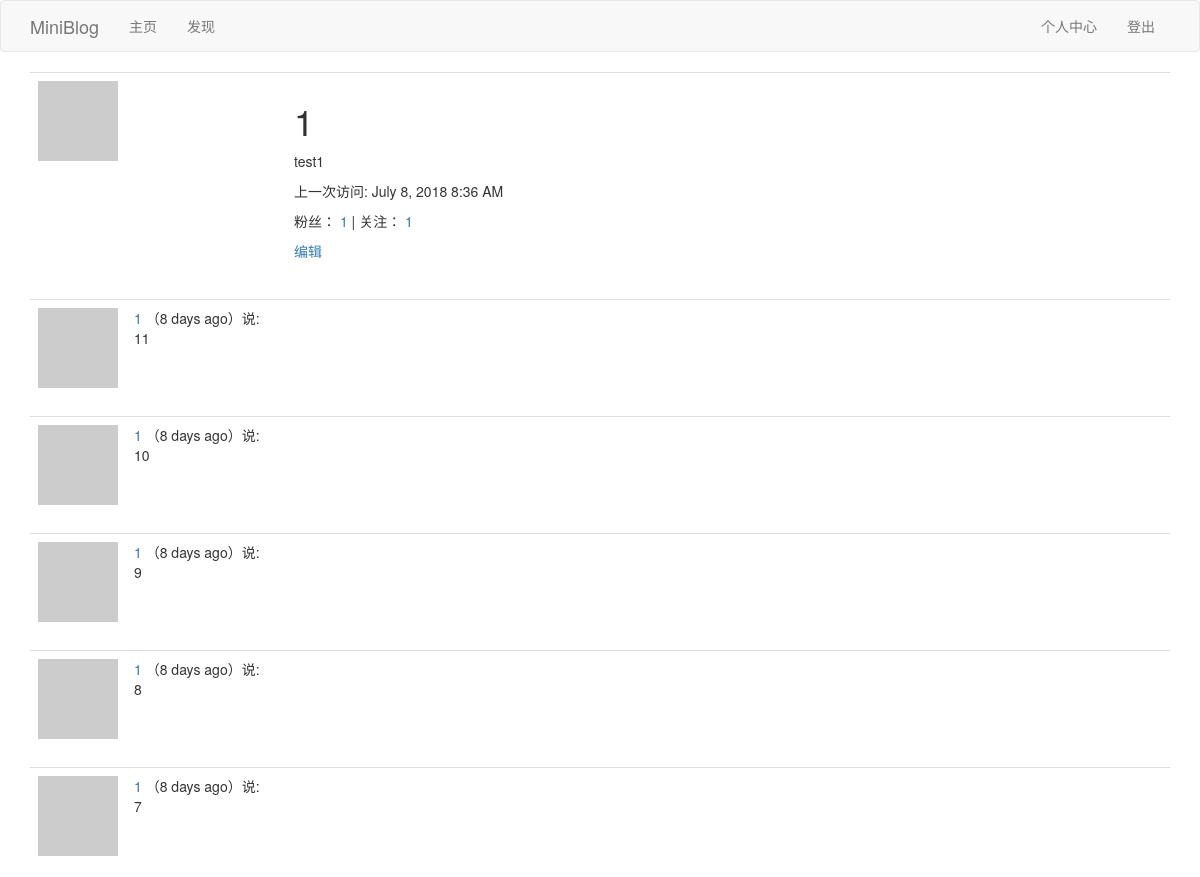
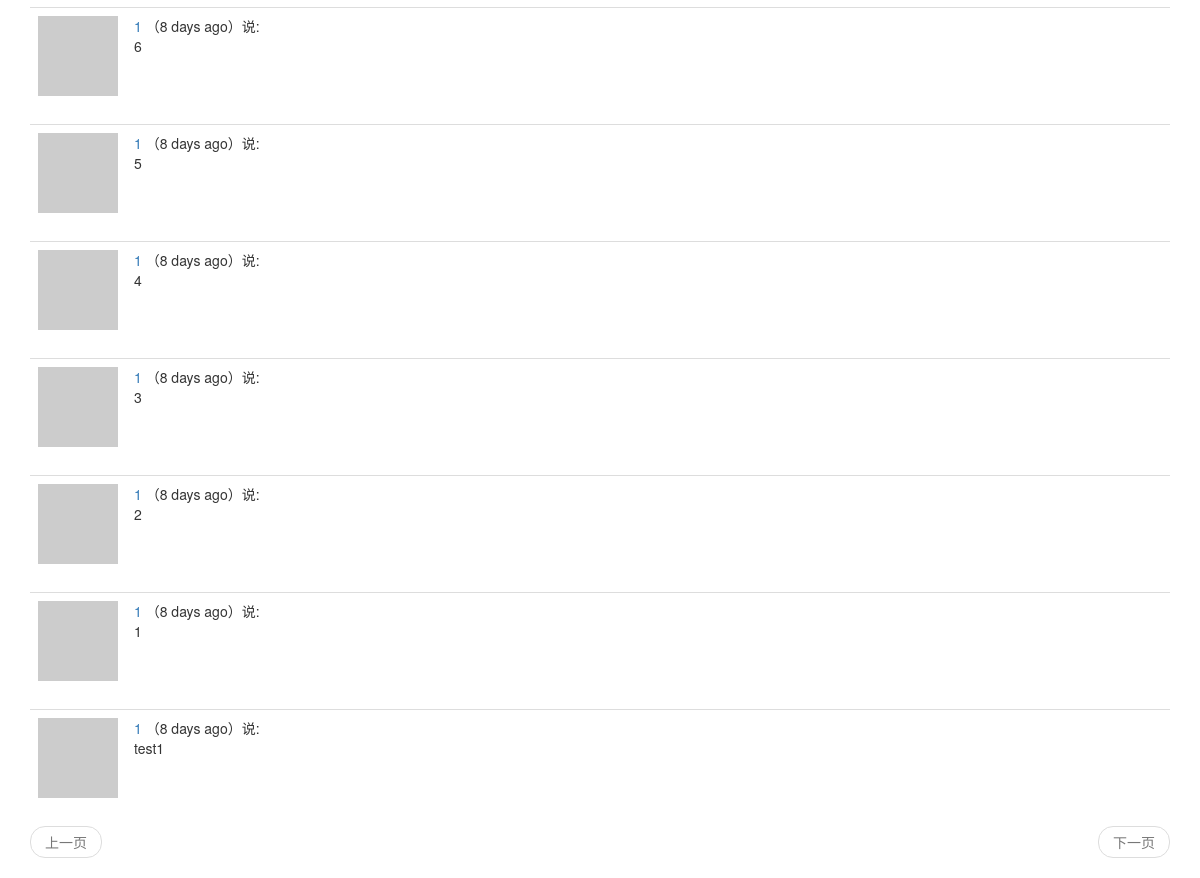
/user/1 (signed in), run on the app's committed database (2 pictures, top to bottom).
### app/models.py (models this page shows, shortened)
class User(UserMixin,db.Model):
	__tablename__ = 'user'
	id = db.Column(db.Integer,primary_key=True)
	username = db.Column(db.String(64),index=True,unique=True)
	email = db.Column(db.String(64),index=True,unique=True)
	password_hash = db.Column(db.String(128))
	posts = db.relationship('Post',backref='author',lazy='dynamic')
	about_me = db.Column(db.String(140))
	last_seen = db.Column(db.DateTime,default=datetime.utcnow)
	def __repr__(self):
		return '<User {}'.format(self.username)
	__str__ = __repr__
	def avatar(self,size):
		digest = md5(self.email.lower().encode('utf-8')).hexdigest()
		return r'https://www.gravatar.com/avatar/{}?d=identicon&s={}'.format(digest,size)
	thumbed = db.relationship('Post',secondary=thumb_ups,
		primaryjoin=(thumb_ups.c.thumbers_id == id),
		secondaryjoin=(thumb_ups.c.thumbed_id == id),
		backref=db.backref('thumbers',lazy='dynamic'),lazy='dynamic'
		)
	followed = db.relationship('User',secondary=followers,
		primaryjoin=(followers.c.follower_id == id),
		secondaryjoin=(followers.c.followed_id == id),
		backref=db.backref('followers',lazy='dynamic'),lazy='dynamic'
		)

class Post(db.Model):
	__tablename__ = 'post'
	id = db.Column(db.Integer, primary_key=True)
	body = db.Column(db.String(140))
	timestamp = db.Column(db.DateTime, index=True, default=datetime.utcnow)
	user_id = db.Column(db.Integer, db.ForeignKey('user.id'))
	language = db.Column(db.String(5))

### app/main/views.py (the view)
@bp.route('/user/<username>')
@login_required
def user(username):
	user = User.query.filter_by(username=username).first_or_404()
	page = request.args.get('page',1,type=int)
	posts = user.posts.order_by(Post.timestamp.desc()).paginate(
		page,current_app.config['POSTS_PER_PAGE'],False)
	next_url = url_for('main.user',username=username,page=posts.next_num) if posts.has_next else None
	prev_url = url_for('main.user',username=username,page=posts.prev_num) if posts.has_prev else None
	return render_template('user.html',user=user,posts=posts.items,next_url=next_url, prev_url=prev_url)

### app/main/views.py (called while the page is built)
@bp.before_app_request
def before_request():
	if current_user.is_authenticated:
		current_user.last_seen = datetime.utcnow()
		db.session.commit()
	g.locale = str(get_locale())

### app/models.py (called while the page is built)
@login.user_loader
def load_user(id):
	return User.query.get(int(id))

### app/main/templates/user.html (shortened to what this page needs)
{% extends "base.html" %}
{% block app_content %}
	<table class="table table-hover">
        <tr>
            <td width="256px"><img src="{{ user.avatar(256) }}"></td>
            <td>
            	<h1>{{ user.username }}</h1>
            	{% if user.about_me %}<p>{{ user.about_me }}</p>{% endif %}
                {% if user.last_seen %}<p>{{_("上一次访问")}}: {{ moment(user.last_seen).format('LLL') }}</p>{% endif %}
                <p>{{_("粉丝")}}：
                    <a id="follower_num" href="{{ url_for('main.follower_list',username=user.username) }}">{{ user.followers.count() }}</a>
                    |
                    {{_("关注")}}：
                    <a id="followed_num" href="{{ url_for('main.followed_list',username=user.username) }}">{{ user.followed.count() }} </a>
                </p>
                {% if user == current_user %}
                    <p><a href="{{ url_for('main.edit_profile') }}">{{_("编辑")}}</a></p>
                {% elif current_user.is_following(user) %}
                    <p class="follow_click"><a href="javascript:unfollow('{{user.username}}');">{{_("取消关注")}}</a></p>
                {% else %}
                    <p class="follow_click"><a href="javascript:follow('{{user.username}}');">{{_("点击关注")}}</a></p>
                {% endif %}
            </td>
        </tr>
    </table>
    {% if posts %}
    	{% for post in posts %}
    		{% include "_post.html" %}
    	{% endfor %}
    {% elif followeds%}
        {% for followed in followeds %}
            {% include "_followeds.html" %}
        {% endfor %}
    {% else %}
        {% for follower in followers %}
            {% include "_followers.html" %}
        {% endfor %}
    {% endif %}
    {% include "_pagination.html" %}
{% endblock %}

### app/main/templates/_post.html (shortened to what this page needs)
<table class="table table-hover">
    <tr>
        <td width="70px">
            <a href="{{ url_for('main.user', username=post.author.username) }}">
                <img src="{{ post.author.avatar(70) }}" />
            </a>
        </td>
        <td>
            <a href="{{ url_for('main.user', username=post.author.username) }}">
                {{ post.author.username }}
            </a>
            （{{ moment(post.timestamp).fromNow() }}）{{_('说')}}:
            <br>
            <span id="post{{post.id}}">{{ post.body }}</span>
        </td>
    </tr>
</table>

### data on the page
User: username "1", about_me "test1", last_seen "July 8, 2018 8:36 AM"
Post: author.username "1", timestamp "8 days ago", body "11"
Post: author.username "1", timestamp "8 days ago", body "10"
Post: author.username "1", timestamp "8 days ago", body "9"
Post: author.username "1", timestamp "8 days ago", body "8"
Post: author.username "1", timestamp "8 days ago", body "7"
Post: author.username "1", timestamp "8 days ago", body "6"
Post: author.username "1", timestamp "8 days ago", body "5"
Post: author.username "1", timestamp "8 days ago", body "4"
Post: author.username "1", timestamp "8 days ago", body "3"
Post: author.username "1", timestamp "8 days ago", body "2"
Post: author.username "1", timestamp "8 days ago", body "1"
Post: author.username "1", timestamp "8 days ago", body "test1"

### other printed values
{{ user.followers.count() }} "1"
{{ user.followed.count() }} "1"
